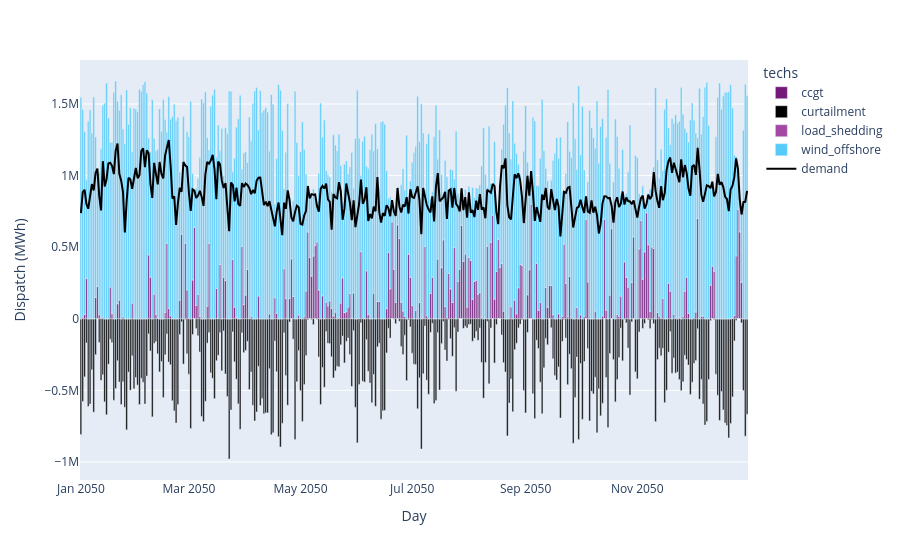

The notebook cell this image was saved under:
### Code cell
# Daily dispatch plot (~365 bars) â€” default scenario
plot_dispatch_daily(model_path="results/default_results.nc", plot_export_path="results/default_dispatch_daily.html")

### Figure 1 — Plotly figure (JSON) as saved in the notebook; plotly's stock layout.template omitted (floating-point values rounded to 4 significant figures; data arrays with more than 128 entries replaced by an {"elided": "..."} marker saying what was removed)
{"data": [{"hovertemplate": "techs=ccgt<br>day=%{x}<br>Dispatch (MWh)=%{y}<extra></extra>", "legendgroup": "ccgt", "marker": {"color": "#73197A", "pattern": {"shape": ""}}, "name": "ccgt", "orientation": "v", "showlegend": true, "textposition": "auto", "type": "bar", "x": {"elided": "365 str values"}, "xaxis": "x", "y": {"elided": "365 float values"}, "yaxis": "y"}, {"hovertemplate": "techs=curtailment<br>day=%{x}<br>Dispatch (MWh)=%{y}<extra></extra>", "legendgroup": "curtailment", "marker": {"color": "#000000", "pattern": {"shape": ""}}, "name": "curtailment", "orientation": "v", "showlegend": true, "textposition": "auto", "type": "bar", "x": {"elided": "365 str values"}, "xaxis": "x", "y": {"elided": "365 float values"}, "yaxis": "y"}, {"hovertemplate": "techs=load_shedding<br>day=%{x}<br>Dispatch (MWh)=%{y}<extra></extra>", "legendgroup": "load_shedding", "marker": {"color": "#A349A4", "pattern": {"shape": ""}}, "name": "load_shedding", "orientation": "v", "showlegend": true, "textposition": "auto", "type": "bar", "x": {"elided": "365 str values"}, "xaxis": "x", "y": {"elided": "365 float values"}, "yaxis": "y"}, {"hovertemplate": "techs=wind_offshore<br>day=%{x}<br>Dispatch (MWh)=%{y}<extra></extra>", "legendgroup": "wind_offshore", "marker": {"color": "#56CBF9", "pattern": {"shape": ""}}, "name": "wind_offshore", "orientation": "v", "showlegend": true, "textposition": "auto", "type": "bar", "x": {"elided": "365 str values"}, "xaxis": "x", "y": {"elided": "365 float values"}, "yaxis": "y"}, {"line": {"color": "black", "width": 2}, "mode": "lines", "name": "demand", "type": "scatter", "x": {"elided": "365 str values"}, "y": {"elided": "365 float values"}}], "layout": {"bargap": 0.1, "barmode": "relative", "legend": {"title": {"text": "techs"}, "tracegroupgap": 0}, "margin": {"t": 60}, "xaxis": {"anchor": "y", "domain": [0, 1], "title": {"text": "Day"}}, "yaxis": {"anchor": "x", "domain": [0, 1], "title": {"text": "Dispatch (MWh)"}}}}
